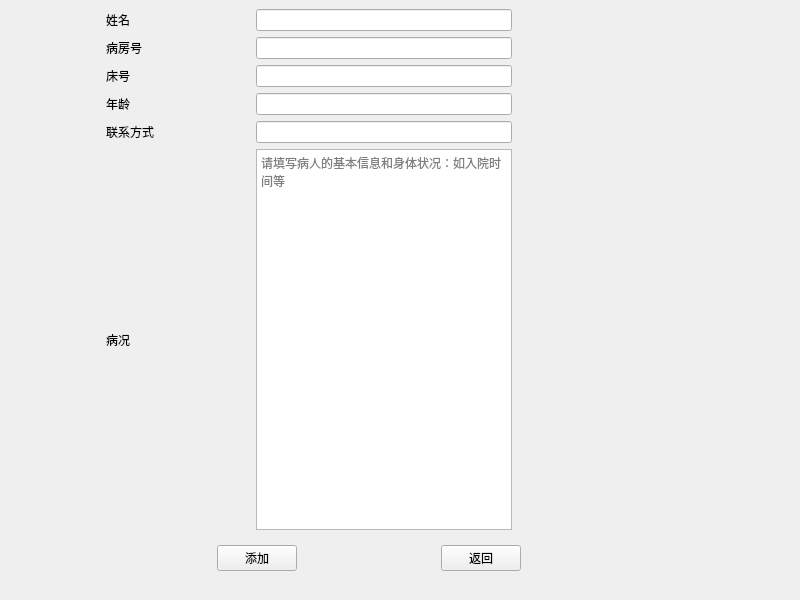
<?xml version="1.0" encoding="UTF-8"?>
<ui version="4.0">
 <class>addpatient</class>
 <widget class="QWidget" name="addpatient">
  <property name="geometry">
   <rect>
    <x>0</x>
    <y>0</y>
    <width>800</width>
    <height>600</height>
   </rect>
  </property>
  <property name="minimumSize">
   <size>
    <width>800</width>
    <height>600</height>
   </size>
  </property>
  <property name="windowTitle">
   <string>管理系统</string>
  </property>
  <widget class="QWidget" name="">
   <property name="geometry">
    <rect>
     <x>50</x>
     <y>0</y>
     <width>471</width>
     <height>571</height>
    </rect>
   </property>
   <layout class="QGridLayout" name="gridLayout_3">
    <item row="1" column="1">
     <layout class="QGridLayout" name="gridLayout_2">
      <item row="0" column="3">
       <widget class="QPushButton" name="add1">
        <property name="text">
         <string>添加</string>
        </property>
       </widget>
      </item>
      <item row="0" column="5">
       <widget class="QPushButton" name="returnback">
        <property name="text">
         <string>返回</string>
        </property>
       </widget>
      </item>
      <item row="0" column="4">
       <spacer name="horizontalSpacer_2">
        <property name="orientation">
         <enum>Qt::Horizontal</enum>
        </property>
        <property name="sizeHint" stdset="0">
         <size>
          <width>138</width>
          <height>20</height>
         </size>
        </property>
       </spacer>
      </item>
      <item row="0" column="0">
       <spacer name="horizontalSpacer_6">
        <property name="orientation">
         <enum>Qt::Horizontal</enum>
        </property>
        <property name="sizeHint" stdset="0">
         <size>
          <width>40</width>
          <height>20</height>
         </size>
        </property>
       </spacer>
      </item>
      <item row="0" column="1">
       <spacer name="horizontalSpacer_4">
        <property name="orientation">
         <enum>Qt::Horizontal</enum>
        </property>
        <property name="sizeHint" stdset="0">
         <size>
          <width>40</width>
          <height>20</height>
         </size>
        </property>
       </spacer>
      </item>
      <item row="0" column="2">
       <spacer name="horizontalSpacer_5">
        <property name="orientation">
         <enum>Qt::Horizontal</enum>
        </property>
        <property name="sizeHint" stdset="0">
         <size>
          <width>40</width>
          <height>20</height>
         </size>
        </property>
       </spacer>
      </item>
     </layout>
    </item>
    <item row="1" column="0">
     <spacer name="horizontalSpacer_3">
      <property name="orientation">
       <enum>Qt::Horizontal</enum>
      </property>
      <property name="sizeHint" stdset="0">
       <size>
        <width>40</width>
        <height>20</height>
       </size>
      </property>
     </spacer>
    </item>
    <item row="0" column="1">
     <widget class="QWidget" name="widget" native="true">
      <layout class="QGridLayout" name="gridLayout">
       <item row="0" column="0">
        <widget class="QLabel" name="label">
         <property name="text">
          <string>姓名</string>
         </property>
        </widget>
       </item>
       <item row="0" column="2">
        <widget class="QLineEdit" name="lineEdit"/>
       </item>
       <item row="1" column="0">
        <widget class="QLabel" name="label_2">
         <property name="text">
          <string>病房号</string>
         </property>
        </widget>
       </item>
       <item row="1" column="2">
        <widget class="QLineEdit" name="lineEdit_2"/>
       </item>
       <item row="2" column="0">
        <widget class="QLabel" name="label_3">
         <property name="text">
          <string>床号</string>
         </property>
        </widget>
       </item>
       <item row="2" column="2">
        <widget class="QLineEdit" name="lineEdit_3"/>
       </item>
       <item row="3" column="0">
        <widget class="QLabel" name="label_4">
         <property name="text">
          <string>年龄</string>
         </property>
        </widget>
       </item>
       <item row="3" column="2">
        <widget class="QLineEdit" name="lineEdit_4"/>
       </item>
       <item row="4" column="0" colspan="2">
        <widget class="QLabel" name="label_6">
         <property name="text">
          <string>联系方式</string>
         </property>
        </widget>
       </item>
       <item row="4" column="2">
        <widget class="QLineEdit" name="lineEdit_5"/>
       </item>
       <item row="5" column="0">
        <widget class="QLabel" name="label_5">
         <property name="text">
          <string>病况</string>
         </property>
        </widget>
       </item>
       <item row="5" column="2">
        <widget class="QTextEdit" name="textEdit">
         <property name="placeholderText">
          <string>请填写病人的基本信息和身体状况：如入院时间等</string>
         </property>
        </widget>
       </item>
       <item row="0" column="1">
        <spacer name="horizontalSpacer">
         <property name="orientation">
          <enum>Qt::Horizontal</enum>
         </property>
         <property name="sizeHint" stdset="0">
          <size>
           <width>40</width>
           <height>20</height>
          </size>
         </property>
        </spacer>
       </item>
      </layout>
     </widget>
    </item>
   </layout>
  </widget>
 </widget>
 <resources/>
 <connections/>
</ui>
